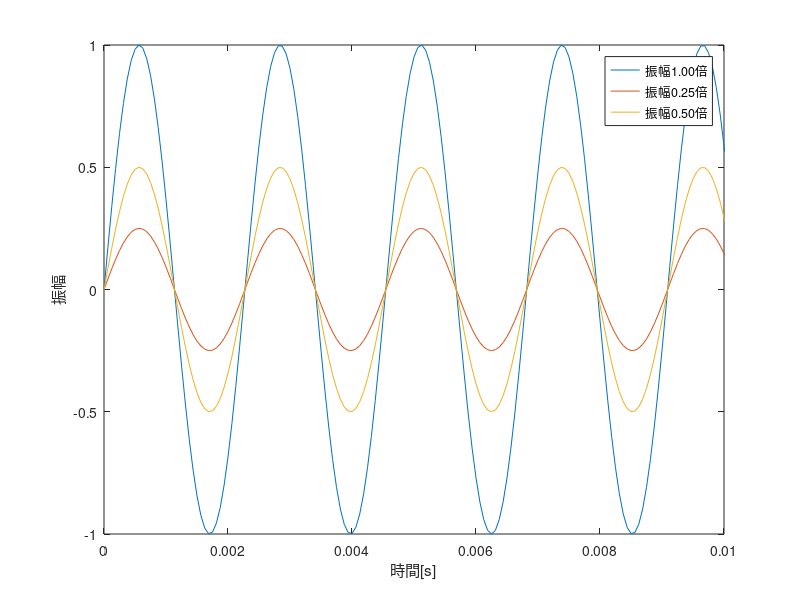
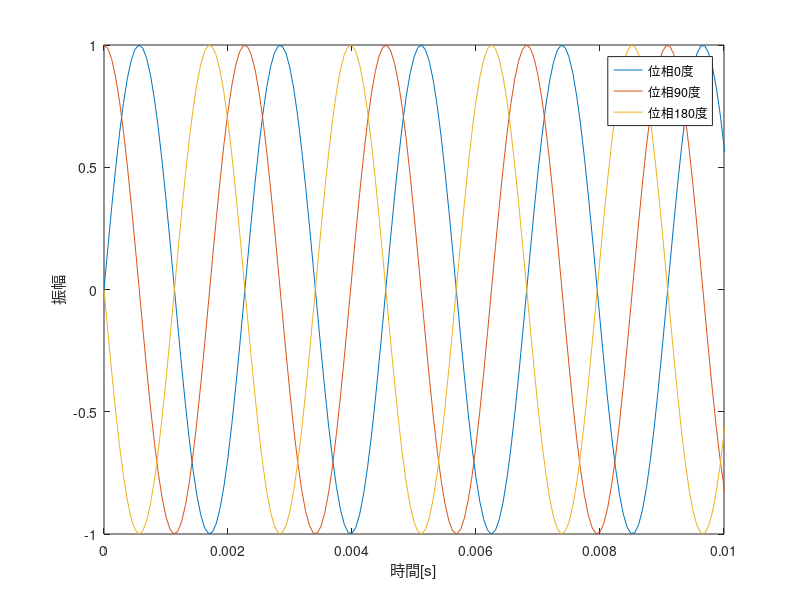

MATLAB code for these plots, in order:
close all;
clear;

Fs = 16000;         %samplingfreq = 16khz
f1 = 440;           %freq = 440hz
ph1 = 90*pi/180;    %phase1 = 90deg
ph2 = 180*pi/180;   %phase2 = 180deg
t = [0:Fs-1]/Fs;    %time

func1 = sin(2*pi*f1*t);        %amp = 1.00x, init phase = 0deg  
func2 = 0.25 * sin(2*pi*f1*t); %amp = 0.25x
func3 = 0.50 * sin(2*pi*f1*t); %amp = 0.50x
func4 = sin(2*pi*f1*t + ph1);  %init phase = 90deg
func5 = sin(2*pi*f1*t + ph2);  %init phase = 180deg

%plots from here
figure;
%subplot(2, 1, 1);
plot(t, func1, t, func2, t, func3);
legend('振幅1.00倍', '振幅0.25倍', '振幅0.50倍');
xlabel('時間[s]');
ylabel('振幅');
axis([0 0.01 -1 1]);

%subplot(2, 1, 2);
figure;
plot(t, func1, t, func4, t, func5);
legend('位相0度', '位相90度', '位相180度');
xlabel('時間[s]');
ylabel('振幅');
axis([0 0.01 -1 1]);

ampDiff = [func1; func2]';    %1xAmp vs 0.25Amp
phDiff = [func1; func5]';     %0deg vs 180deg

%listen sound to remove comment out
%sound(ampDiff, Fs);
%sound(phDiff, Fs);